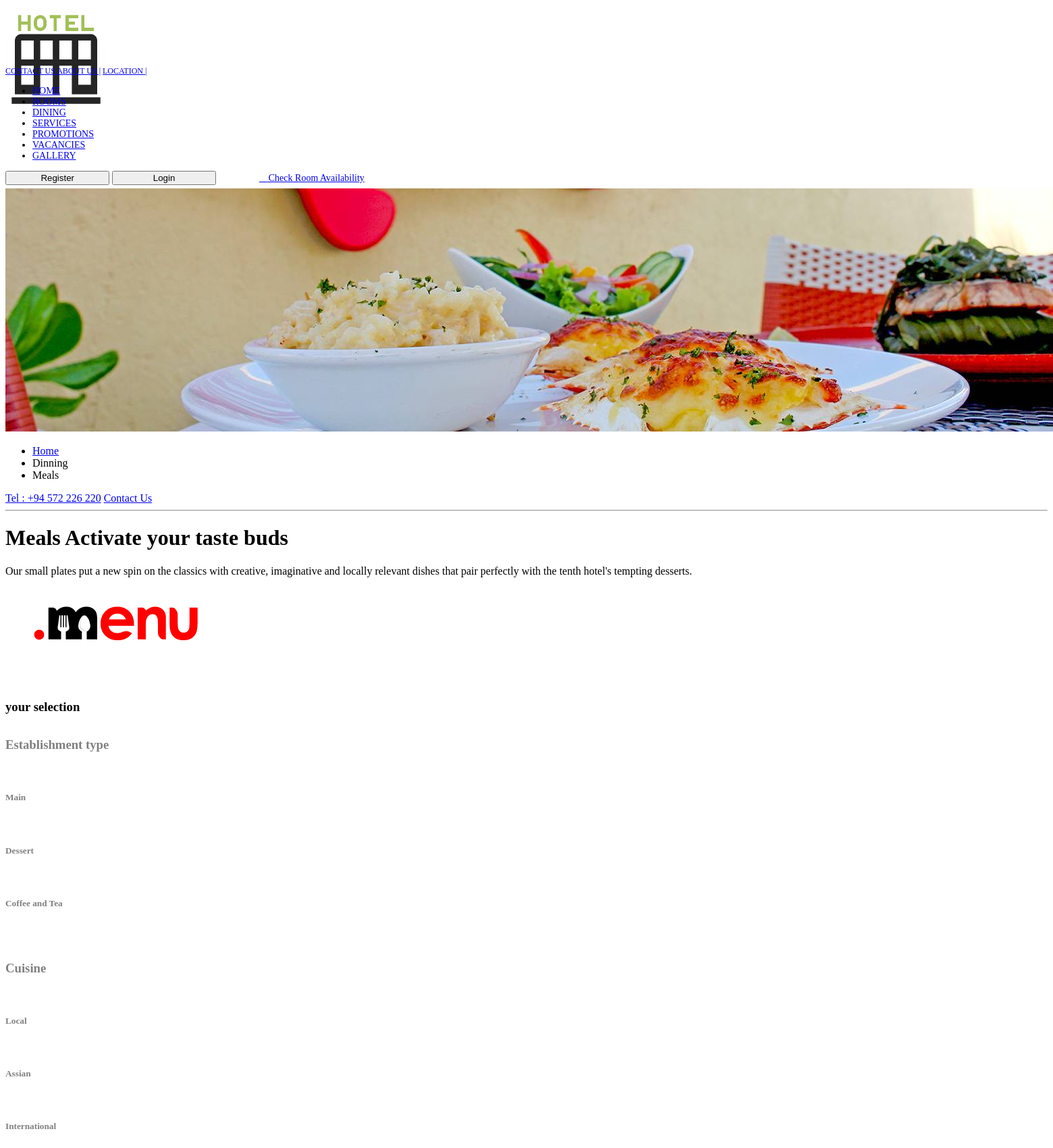
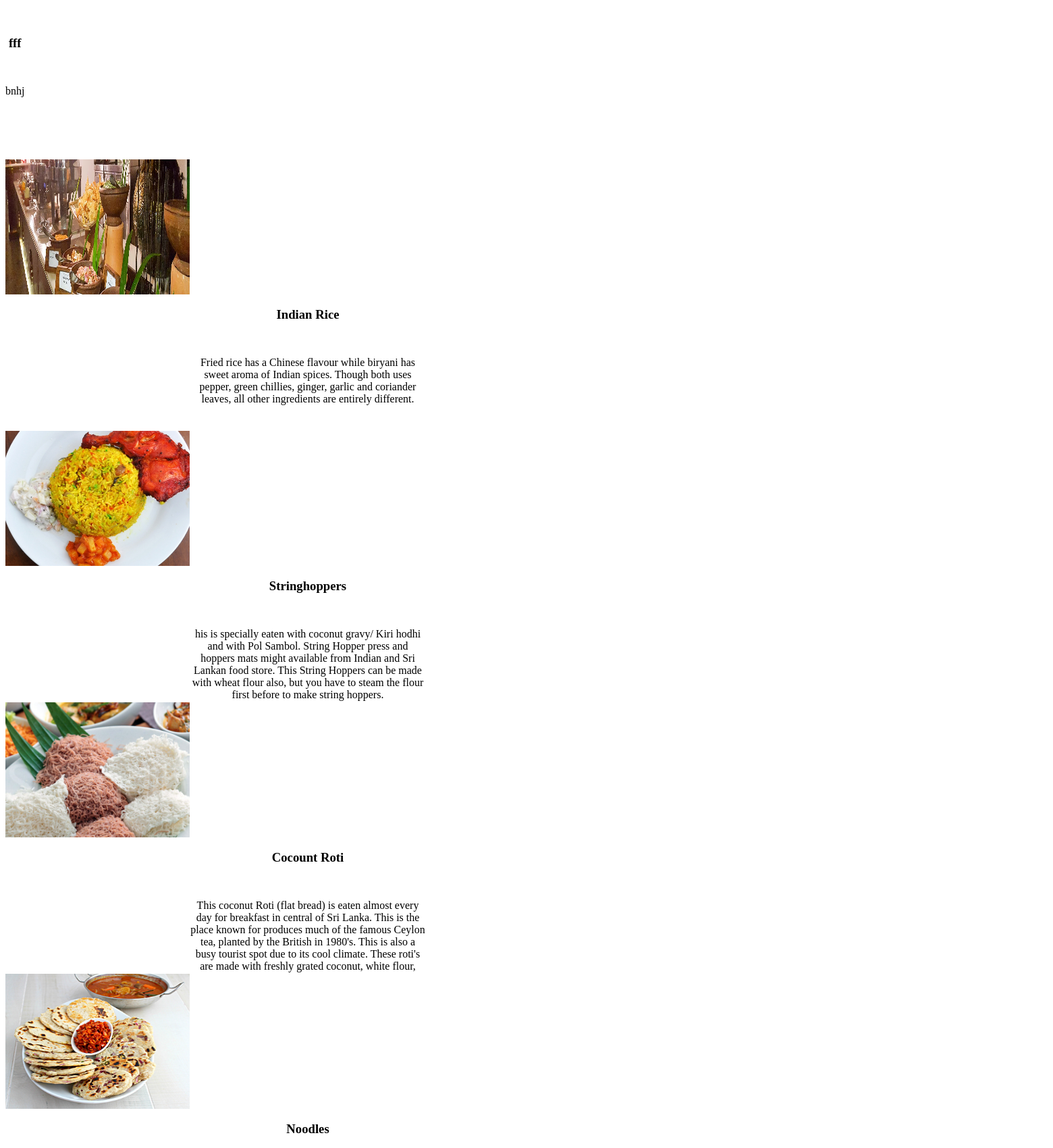
The app's page /view_dmeal.php (upper part) with its own data (2 pictures, top to bottom).
### tables this page shows
CREATE TABLE `meal` (
  `meal_id` varchar(11) NOT NULL,
  `meal_name` varchar(100) NOT NULL,
  `meal_desc` varchar(500) NOT NULL,
  `meal_image` varchar(500) NOT NULL,
  `e_id` varchar(100) NOT NULL,
  `price_per_meal` varchar(100) NOT NULL,
  `cuisine_id` varchar(2) NOT NULL
);

### config/customer.php (called while the page is built, shortened)
<?php
class customer extends user{
    public function meal($table){
         $sql ="SELECT *  FROM ".$table;
         $array =array();
         $query =mysqli_query($this->con,$sql);
         while($row =mysqli_fetch_assoc($query)){
             $array[] = $row;
         }
         return $array;
     }
}
$obj =new customer;
?>

### config/db_con.php (called while the page is built, shortened)
<?php
    class database {
        public  function __construct(){
             $this ->con = mysqli_connect("localhost","root","","10thhotel2") or die("Error connecting to database");
        }
    }
?>

### view_dmeal.php (the view, shortened to what this page needs)
<?php
include "./config/customer.php";
?>
<!DOCTYPE html>
<html lang="en">
    <head>
		<link rel="stylesheet" href="assets/css/main.css" >
		<link rel="stylesheet" href="assets/css/restaurant.css" >
    </head>
    <body class="w3-white" >
		<header>
			<?php
			if(isset($_SESSION['uid'])) {
				include_once './navigations/nav2.php';
			}else{
				include_once './navigations/nav1.php';
			}
			?>
		</header>
				<div id="myslide">
					<div id="slideht">
						<div class="mySlides w3-display-container w3-center">
							<img class="imgslider"src="assets/img/dinning/meal/main.jpg" >
						</div>
					</div>
				</div>
		<div class="site-main container">
			<div class="section-page-heading row  ">
				<div class="breadcrumb-leftnav-wrapper ">
					<div class="col-md-12 col-lg-10 col-lg-offset-1 ">
						<ul class="breadcrumb">
							<li><a href="index.php" title="The Tenth Hotel" class="bolds">Home</a><span class="sep"></span></li>
							<li class="active"><span class="last">Dinning</span></li>
							<li class="active"><span class="sep"></span><span class="last">Meals</span></li>
						</ul>
						<div class="breadcrumb-contacts">
							<a class="tellink" href="tel:+94 572 226 220">Tel : +94 572 226 220</a>
							<a href="contact_us.php">Contact Us</a>
						</div>
					</div>
					<div class="col-md-12 col-lg-10 col-lg-offset-1" >
							<hr>
							<h1><span>Meals</span>
								Activate your taste buds
							</h1>
						</div>
				</div>
			</div>
			<div class="section-page-content row">
				<div class="col-lg-10 col-lg-offset-1">
					<p> Our small plates put a new spin on the classics with creative, imaginative and locally relevant dishes that pair perfectly with the tenth hotel's tempting desserts.</p>
				</div>
				<div class="col-lg-10 col-lg-push-1 ">
					<div class="w3-center">
						<img src="assets/img/dinning/meal/menu6.png" style="">
					</div>
				</div>
			</div>
			<div class="row service-section section "style="padding-top:20px;padding-bottom:20px;">
				<div class="col-lg-3 col-lg-push-1 ">
					<div class="inner">
						<h3 class="w3-border-bottom"style="padding-bottom:16px;"><strong>your selection</strong></h3>
							<div class="attraction-indexes  "style=" height:auto;">
								<div class="w3-bar-block  " style="">
									<div class="w3-bar-item w3-black  w3-panel w3-hover-green"><h3 style="color:grey;"><b>Establishment type</b></h3>
										<form action="">
											<br>
											<h5 style="color:grey;"> Main </h5>
											<br>
											<h5 style="color:grey;"> Dessert </h5>
											<br>
											<h5 style="color:grey;"> Coffee and Tea </h5>
											<br><br>
										</form>
									</div>
									<div class="w3-bar-item w3-black w3-panel w3-hover-green "><h3 style="color:grey;"><b> Cuisine</b></h3>
										<form action="">
											<br>
											<h5 style="color:grey;"> Local </h5>
											<br>
											<h5 style="color:grey;"> Assian </h5>
											<br>
											<h5 style="color:grey;"> International </h5>
											<br><br>
										</form>
									</div>
								</div>
							</div>
					</div>
				</div>
				<div class="col-lg-7 col-lg-push-1 w3-center">
					<?php
					$myrow =$obj ->meal("meal");
					foreach($myrow as $row){ ?>
					<div class="attractions-wrapper block "style="width:350px; height: 200px;margin-bottom:1px;overflow:hidden;">
						<div class="home-links-box inner ">
							<h3 class="w3-border-bottom"style="padding-bottom:16px;"><?php echo  $row['meal_name'] ?></h3>
							<div class="attraction-indexes  "style=" height:auto;overflow: hidden;">
								<div class="">
									<p><?php echo  $row['meal_desc'] ?></p>
								</div>
							</div>
						</div>
					</div>
					<div class="carousel-map-wrapper block w3-display-container w3-center "style="width:273px; height:200px;margin-bottom:1px">
						<div class="home-links-box">
							<a href="">
								<img src="<?php echo  $row['meal_image'] ?>">
							</a>
						</div>
					</div>
					<?php } ?>
				</div>
			</div>
		</div>
	</body>
</html>

### assets/css/restaurant.css (style rules this page uses)
.section-page-content p:last-of-type { margin-bottom: 0; }

### view_dmeal.php (style rules this page uses)
.home-links-box a img { width: 273px; transition: all .6s ease-in; height:200px; }
.home-links-box { float: left; overflow: hidden; text-align: center }

### records on screen
meal: meal_name "fff", meal_desc "bnhj", meal_image (picture)
meal: meal_name "Indian Rice", meal_desc "Fried rice has a Chinese flavour while biryani has sweet aroma of Indian spices. Though both uses pepper, green chillies, ginger, garlic and coriander leaves, all other ingredients are entirely different.", meal_image (picture)
meal: meal_name "Stringhoppers", meal_desc "his is specially eaten with coconut gravy/ Kiri hodhi and with Pol Sambol. String Hopper press and hoppers mats might available from Indian and Sri Lankan food store. This String Hoppers can be made with wheat flour also, but you have to steam the flour first before to make string hoppers.", meal_image (picture)
meal: meal_name "Cocount Roti", meal_desc "This coconut Roti (flat bread) is eaten almost every day for breakfast in central of Sri Lanka. This is the place known for produces much of the famous Ceylon tea, planted by the British in 1980's. This is also a busy tourist spot due to its cool climate. These roti's are made with freshly grated coconut, white flour,…", meal_image (picture)
meal: meal_name "Noodles"
